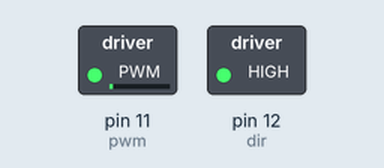
A sketch run on a simulated Arduino Uno, built with avr-gcc and run on an emulated ATmega328P. Parts: switched loads named in the sketch (green lamp = pin HIGH).

Above: at 0.05 s.
At 2.55 s:
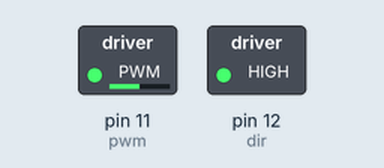
At 5.05 s:
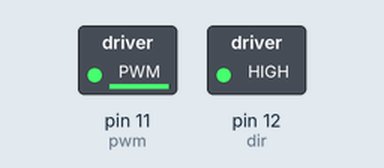
At 10.15 s:
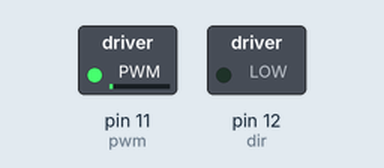
Timing chart, 0 to 13.3 s (numbered marks = the images above):
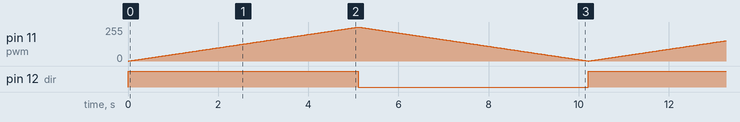

Measured:
- by itself, pin 12 (dir): alternates HIGH for 5.1 s and LOW for 5.1 s

The sketch:

motor_driver_test.ino
```cpp
// L298N Motor Driver Test Code
// Connections:
// pwm  -> PWM pin 9
// dir  -> pin 8
// IN2  -> pin 7
// Motor connected to OUT1 and OUT2
// +12V, GND, and +5V connected properly on the L298N

int pwm = 11;   // pwmble pin (PWM)
int dir = 12;   // Input 1
//int in2 = 7;   // Input 2

void setup() {
  // Set pins as outputs
  pinMode(pwm, OUTPUT);
  pinMode(dir, OUTPUT);
  //pinMode(in2, OUTPUT);

  // Start with motor off
  digitalWrite(dir, LOW);
  //digitalWrite(in2, LOW);
}

void loop() {
  // Rotate motor forward
  // digitalWrite(dir, HIGH);
  // //digitalWrite(in2, LOW);
  // analogWrite(pwm, 200); // Speed (0-255)
  // delay(2000);

  // // Stop motor
  // digitalWrite(dir, LOW);
  // //digitalWrite(in2, LOW);
  // delay(1000);

  // // Rotate motor backward
  // digitalWrite(dir, LOW);
  // //digitalWrite(in2, HIGH);
  // analogWrite(pwm, 200); // Speed
  // delay(2000);

  // // Stop motor
  // digitalWrite(dir, LOW);
  // //digitalWrite(in2, LOW);
  // delay(1000);

  digitalWrite(dir, HIGH);

  for(int i=0; i<255; i++){
    analogWrite(pwm, i);
    delay(20);
  }

  digitalWrite(dir, LOW);

  for(int i=255; i>0; i--){
    analogWrite(pwm, i);
    delay(20);
  }

}
```
